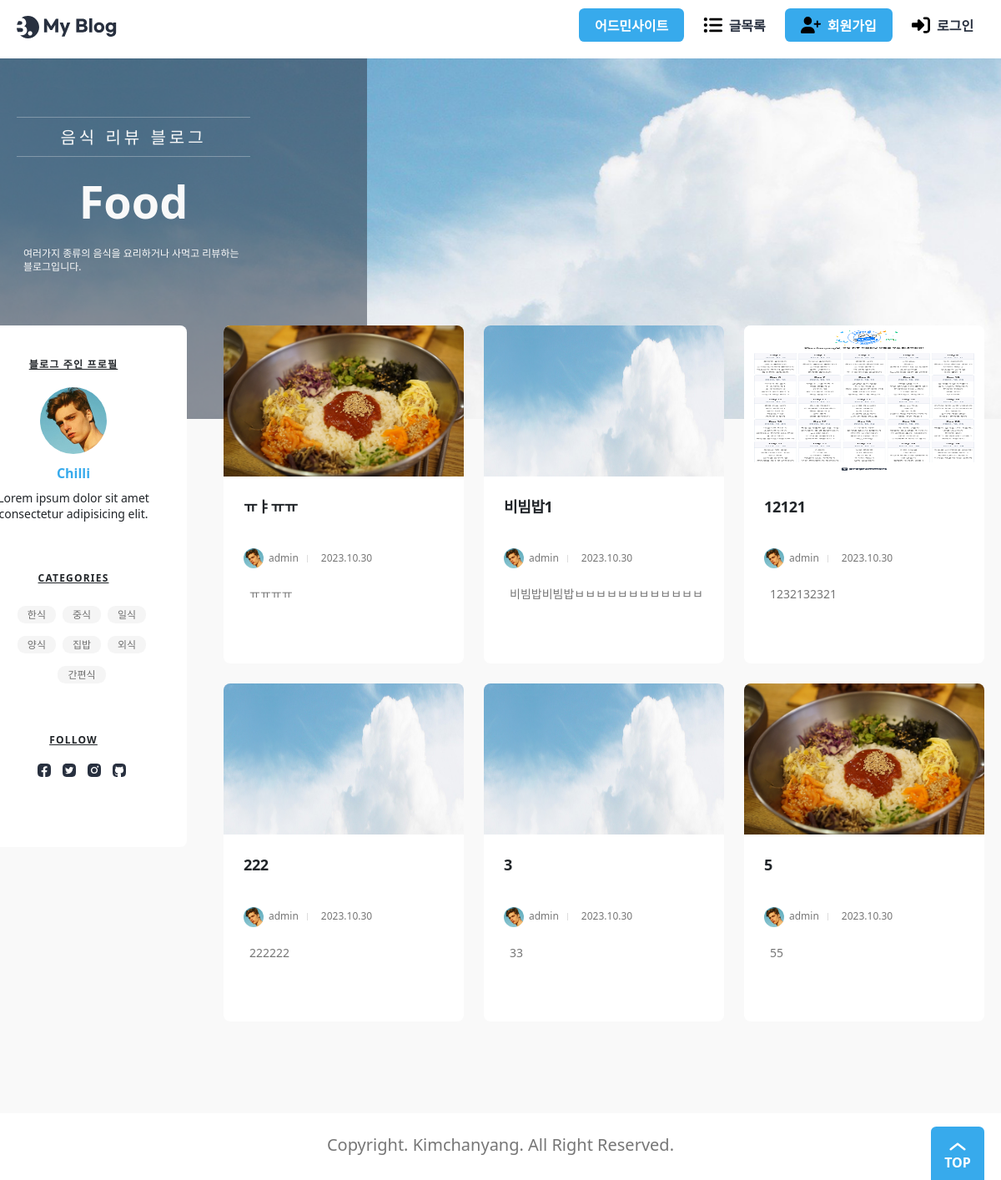
/, run on an earlier commit of the app's database.
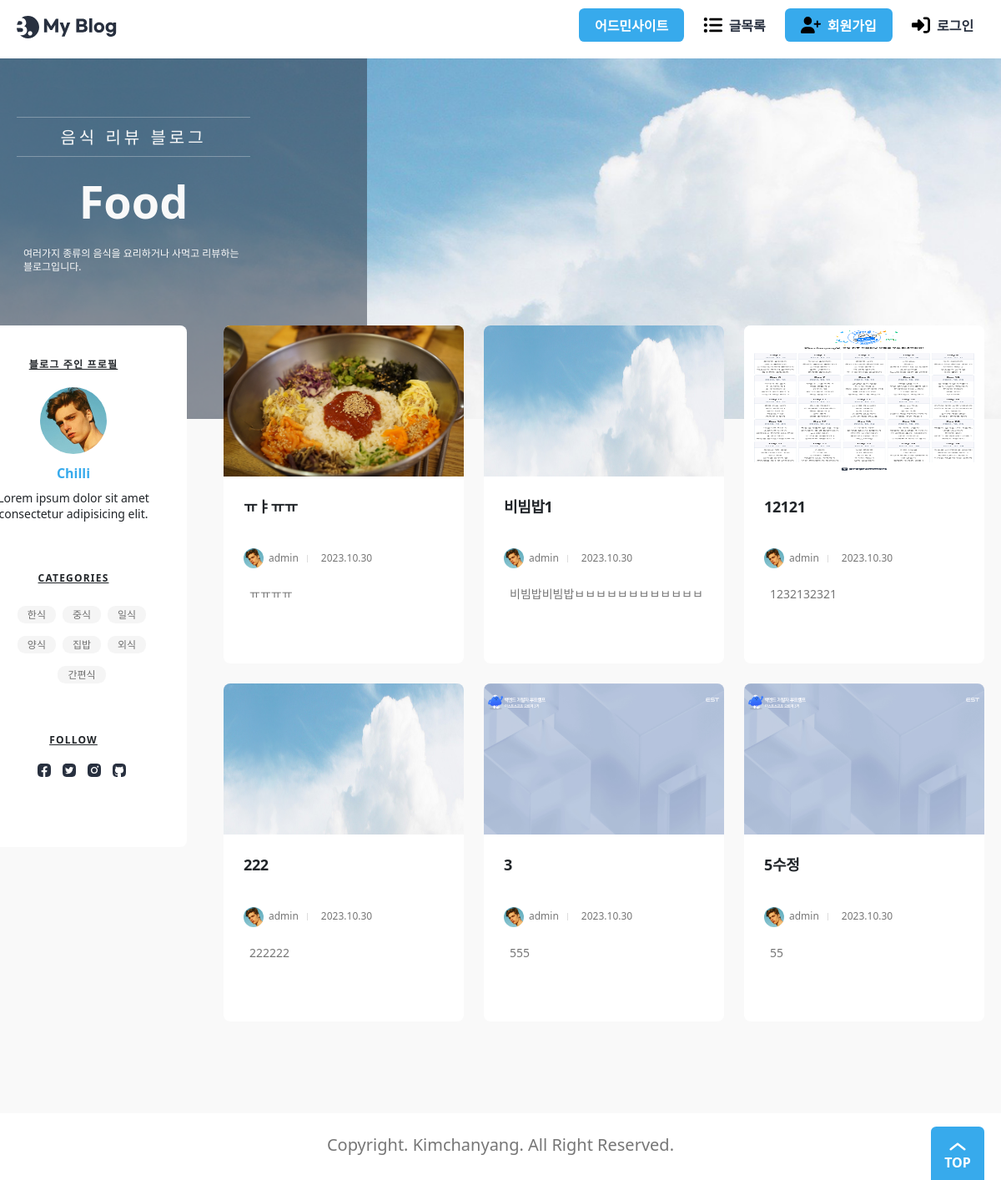
And on a later commit of the database.
### blog/models.py (models this page shows, shortened)
class Post(models.Model):
    title = models.CharField(_("제목"), max_length=50)
    content = models.TextField(_("내용"))
    head_image = models.ImageField(
        _("메인 이미지"), upload_to="blog/images/%Y/%m/%d/", blank=True
    )
    file_upload = models.FileField(
        _("파일"), upload_to="blog/files/%Y/%m/%d/", blank=True
    )
    created_at = models.DateTimeField(_("작성일자"), auto_now_add=True)
    updated_at = models.DateTimeField(_("수정일자"), auto_now=True)
    author = models.ForeignKey(User, on_delete=models.CASCADE, verbose_name="작성자")
    tags = models.ManyToManyField("Tag", blank=True, verbose_name="태그")
    view_count = models.PositiveIntegerField(verbose_name="조회수", default=0)
    likes_count = models.PositiveIntegerField(verbose_name="좋아요", default=0)

### accounts/models.py (models this page shows)
class User(AbstractUser):
    nickname = models.CharField(_("닉네임"), max_length=50)
    profile_img = models.ImageField(
        _("프로필 사진"), upload_to=user_directory_path, blank=True
    )
    class Meta:
        db_table = "User"

### main/views.py (the view)
class PostPick6(ListView):
    model = Post
    ordering = "-pk"
    template_name = "main/index.html"
    def get_queryset(self):
        return Post.objects.all()[:6]

### templates/main/index.html (shortened to what this page needs)
{% extends "base.html" %}
{% block main %}
{% load static %}
<div class="banner">
    <div class="max-width">
        <div class="banner-contents">
            <p class="sub-text">음식 리뷰 블로그</p>
            <p class="main-text">Food</p>
            <p class="description">
                여러가지 종류의 음식을 요리하거나 사먹고 리뷰하는 블로그입니다.
            </p>
        </div>
    </div>
</div>
<main>
    <div class="max-width">
        <ul class="posts">
            {% for post in object_list %}
            <li>
                <a href="{% url 'post_detail' post.id %}" class="post">
                    <article>
                        {% if post.head_image %}
                        <img src="{{ post.head_image.url }}" alt="" style="width: 288px;height: 181px;">
                        {% else %}
                        <img src="{% static 'images/background.jpg' %}" alt="" style="width: 288px;height: 181px;">
                        {% endif %}
                        <div class="contents-wrap">
                            <h3>{{post.title}}</h3>
                            <dl class="author-wrap">
                                <dd class="author"><img src="{% static './images/profile.jpg' %}" alt="">{{post.author}}
                                </dd>
                                <dd class="created">{{post.created_at|date:'Y.m.d'}}</dd>
                            </dl>
                            <p class="post-description">
                                {{post.content}}
                            </p>
                        </div>
                    </article>
                </a>
            </li>
            {% endfor %}
        </ul>
        <aside class="about">
            <h2>블로그 주인 프로필</h2>
            <img src="{% static './assets/profile.jpg' %}" alt="" class="user-profile">
            <p class="user-name">Chilli</p>
            <p class="user-description">Lorem ipsum dolor sit amet consectetur adipisicing elit.</p>
            <h3>Categories</h3>
            <ul class="categories">
                <li><a href="#">한식</a></li>
                <li><a href="#">중식</a></li>
                <li><a href="#">일식</a></li>
                <li><a href="#">양식</a></li>
                <li><a href="#">집밥</a></li>
                <li><a href="#">외식</a></li>
                <li><a href="#">간편식</a></li>
            </ul>
            <h3>Follow</h3>
            <ul class="sns">
                <li>
                    <a href="#">
                        <img src="{% static './assets/Facebook.svg' %}" alt="Facebook">
                    </a>
                </li>
                <li>
                    <a href="#">
                        <img src="{% static './assets/Twitter.svg' %}" alt="Twitter">
                    </a>
                </li>
                <li>
                    <a href="#">
                        <img src="{% static './assets/Instagram.svg' %}" alt="Instagram">
                    </a>
                </li>
                <li>
                    <a href="#">
                        <img src="{% static './assets/GitHub.svg' %}" alt="GitHub">
                    </a>
                </li>
            </ul>
        </aside>
    </div>
</main>
{% endblock main %}

What changed in the data, as far as the page shows it:
changed Post (number 5 of 6 on the later page): head_image: picture added; content "33" → "555"
changed Post (number 6 of 6 on the later page): head_image: a different picture; title "5" → "5수정"
